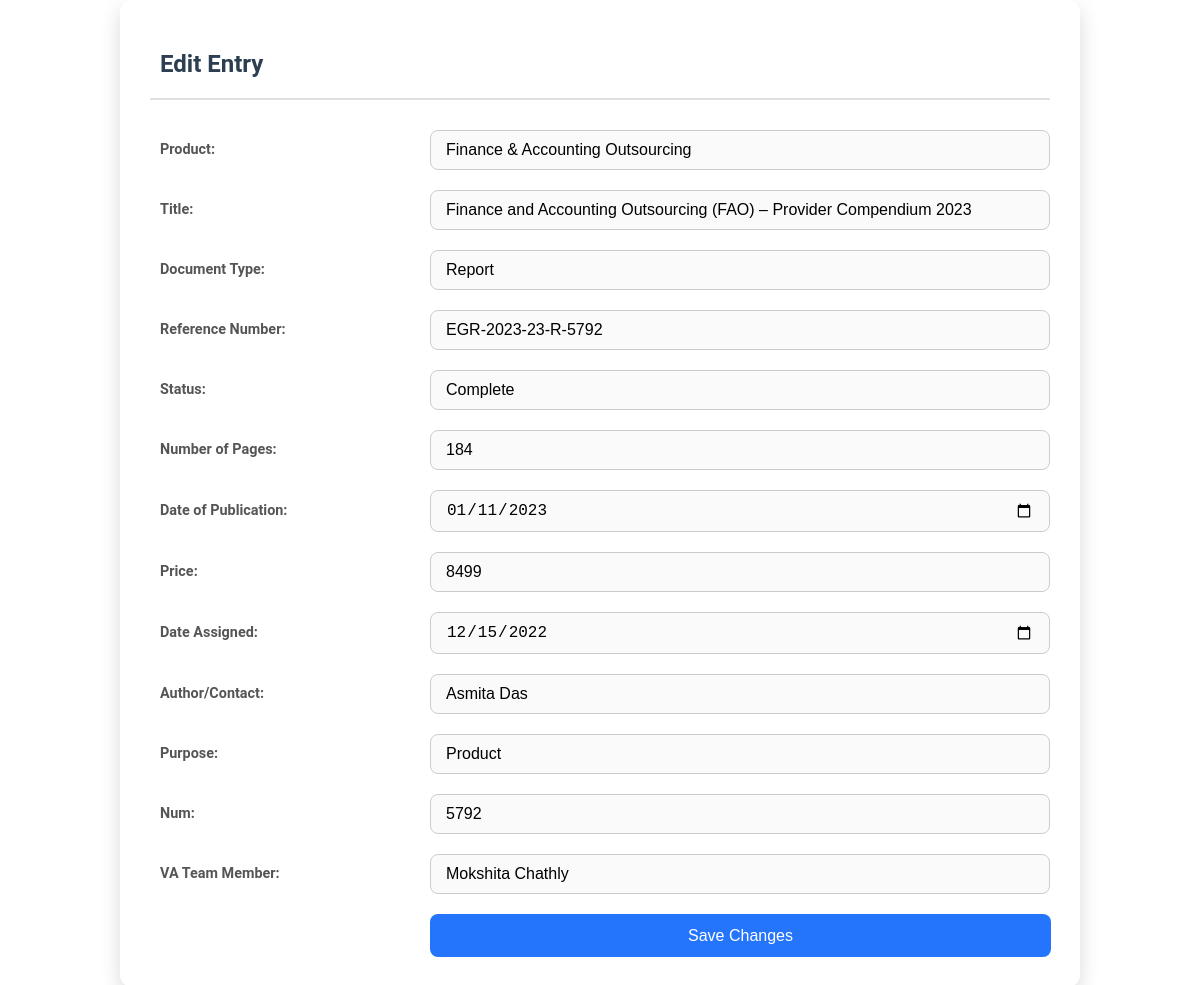
Screenshot of /edit/1 with the database file from the repository.
### app.py (models this page shows)
class DataEntry(db.Model):
    id = db.Column(db.Integer, primary_key=True)
    num = db.Column(db.Integer, nullable=False)
    product = db.Column(db.String(200), nullable=False)
    title = db.Column(db.String(500), nullable=True)
    document_type = db.Column(db.String(50), nullable=True)
    reference_number = db.Column(db.String(50), nullable=True)
    status = db.Column(db.String(50), nullable=True)
    number_of_pages = db.Column(db.Integer, nullable=True)
    date_of_publication = db.Column(db.DateTime, nullable=True)
    price = db.Column(db.String(50), nullable=True)
    date_assigned = db.Column(db.DateTime, nullable=True)
    author_contact = db.Column(db.String(200), nullable=True)
    purpose = db.Column(db.String(50), nullable=True)
    va_team_member = db.Column(db.String(200), nullable=True)

### app.py (the view, shortened to what this page needs)
@app.route('/edit/<int:id>', methods=['GET', 'POST'])
def edit_entry(id):
    entry = DataEntry.query.get_or_404(id)
    return render_template('edit_entry.html', entry=entry)

### templates/edit_entry.html (shortened to what this page needs)
<!DOCTYPE html>
<html lang="en">
<head>
</head>
<body>
    <div class="mdl-card mdl-shadow--2dp">
        <div class="mdl-card__title">
            <h2 class="mdl-card__title-text">Edit Entry</h2>
        </div>
        <form action="/edit/{{ entry.id }}" method="POST">
            <div class="field-container">
                <label for="product">Product:</label>
                <input type="text" id="product" name="product" value="{{ entry.product }}" required>
            </div>
            <div class="field-container">
                <label for="title">Title:</label>
                <input type="text" id="title" name="title" value="{{ entry.title }}">
            </div>
            <div class="field-container">
                <label for="document_type">Document Type:</label>
                <input type="text" id="document_type" name="document_type" value="{{ entry.document_type }}">
            </div>
            <div class="field-container">
                <label for="reference_number">Reference Number:</label>
                <input type="text" id="reference_number" name="reference_number" value="{{ entry.reference_number }}">
            </div>
            <div class="field-container">
                <label for="status">Status:</label>
                <input type="text" id="status" name="status" value="{{ entry.status }}">
            </div>
            <div class="field-container">
                <label for="number_of_pages">Number of Pages:</label>
                <input type="number" id="number_of_pages" name="number_of_pages" value="{{ entry.number_of_pages }}">
            </div>
            <div class="field-container">
                <label for="date_of_publication">Date of Publication:</label>
                <input type="date" id="date_of_publication" name="date_of_publication" value="{{ entry.date_of_publication.strftime('%Y-%m-%d') if entry.date_of_publication }}">
            </div>
            <div class="field-container">
                <label for="price">Price:</label>
                <input type="text" id="price" name="price" value="{{ entry.price }}">
            </div>
            <div class="field-container">
                <label for="date_assigned">Date Assigned:</label>
                <input type="date" id="date_assigned" name="date_assigned" value="{{ entry.date_assigned.strftime('%Y-%m-%d') if entry.date_assigned }}">
            </div>
            <div class="field-container">
                <label for="author_contact">Author/Contact:</label>
                <input type="text" id="author_contact" name="author_contact" value="{{ entry.author_contact }}">
            </div>
            <div class="field-container">
                <label for="purpose">Purpose:</label>
                <input type="text" id="purpose" name="purpose" value="{{ entry.purpose }}">
            </div>
            <div class="field-container">
                <label for="num">Num:</label>
                <input type="number" id="num" name="num" value="{{ entry.num }}" required>
            </div>
            <div class="field-container">
                <label for="va_team_member">VA Team Member:</label>
                <input type="text" id="va_team_member" name="va_team_member" value="{{ entry.va_team_member }}">
            </div>
            <div class="button-container">
                <button type="submit" class="mdl-button mdl-js-button mdl-button--raised mdl-button--colored mdl-button--submit">
                    Save Changes
                </button>
            </div>
        </form>
    </div>
</body>
</html>

### templates/edit_entry.html (style rules this page uses)
body { font-family: 'Roboto', sans-serif; margin: 0; padding: 0; display: flex; justify-content: center; align-items: center; min-height: 100vh; background: #ffffff; color: #333; }
.mdl-card { width: 75%; max-width: 900px; padding: 30px; background: #ffffff; border-radius: 12px; box-shadow: 0 8px 20px rgba(0, 0, 0, 0.15); }
.mdl-card__title { margin-bottom: 30px; text-align: left; font-size: 1rem; font-weight: none; color: #2c3e50; border-bottom: 2px solid #e0e0e0; padding-bottom: 0px; padding-left: 10px }
.field-container { display: flex; align-items: center; margin-bottom: 20px; }
.field-container label { flex: 0 0 30%; text-align: left; font-size: 0.9rem; font-weight: bold; color: #555; padding-left: 10px; }
.field-container input, .field-container select { flex: 1; padding: 10px 15px; font-size: 1rem; border: 1px solid #ccc; border-radius: 8px; transition: border-color 0.3s, box-shadow 0.3s; background: #fafafa; }
.mdl-button--submit { flex: 1; padding: 12px 15px; font-size: 1rem; font-weight: 500; text-align: center; line-height: 1.2; display: flex; justify-content: center; align-items: center; background: #2575fc; color: #ffffff; border: none; border-radius: 8px; cursor: pointer; transition: background 0.3s, transform 0.2s; margin-left: auto; margin-right: auto; width: 69%; margin-left: 280px; }
.button-container { margin-top: 20px; }

### rows the page displays
DataEntry: product "Finance & Accounting Outsourcing", title "Finance and Accounting Outsourcing (FAO) – Provider Compendium 2023", document_type "Report", reference_number "EGR-2023-23-R-5792", status "Complete", number_of_pages "184", date_of_publication "01/11/2023", price "8499", date_assigned "12/15/2022", author_contact "Asmita Das", purpose "Product", num "5792", va_team_member "Mokshita Chathly"
